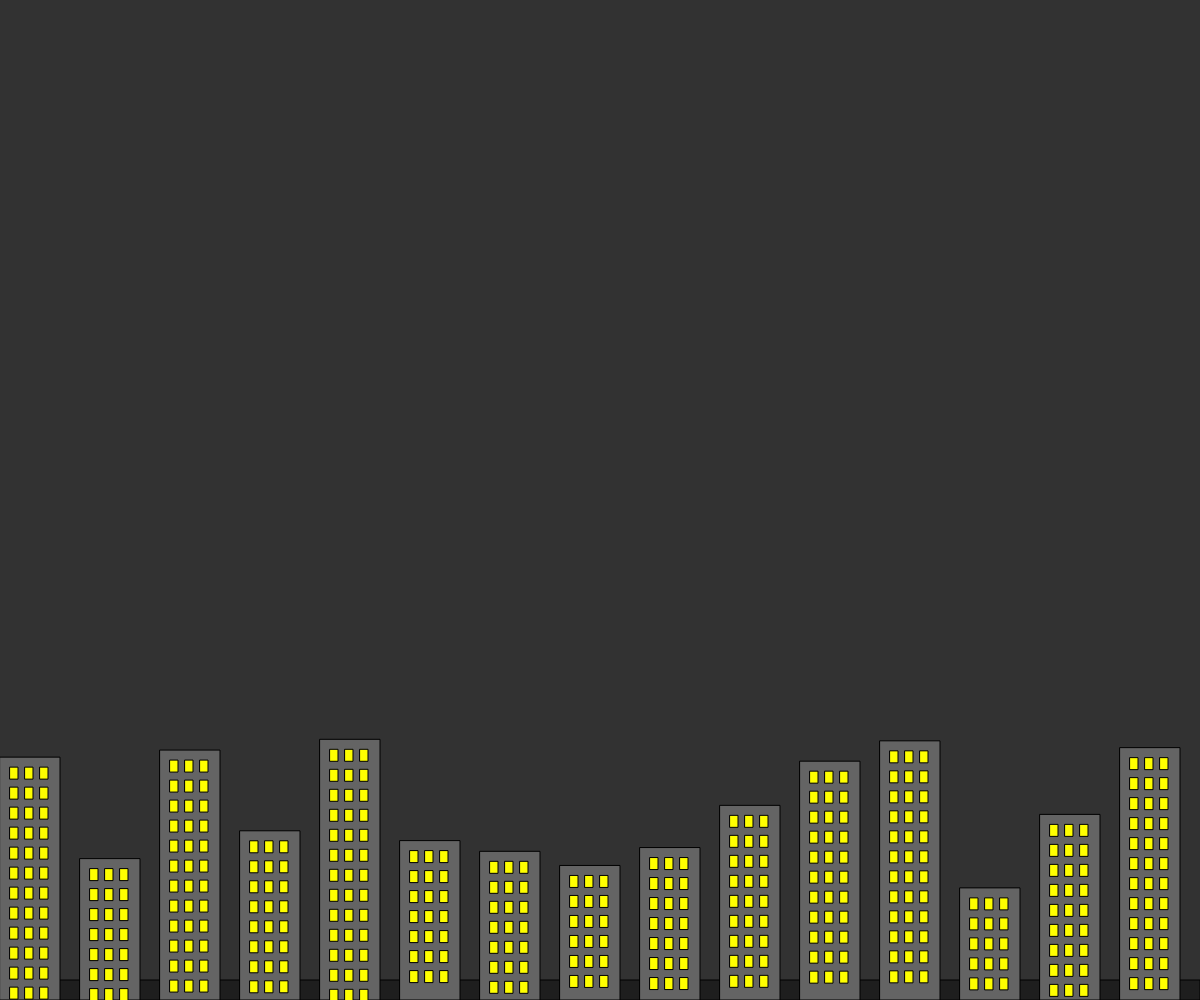
Frame 1 (no input)
Frame 60 (no input): identical to frame 1, image omitted
Frame 120 (the mouse pressed at the canvas centre since frame 60): identical to frame 1, image omitted

The p5.js sketch that drew this single still picture (run headless with seeded random() and noise() and a simulated clock; from frame 60 on, the mouse is pressed at the canvas centre):

// p5.js sketch
// ── sketch.js
let buildings = [];
let floorHeight = 20;
let currentFloor = 0;

function setup() {
  createCanvas(windowWidth, windowHeight);
  
  // Initialize buildings with fixed positions and heights
  for (let i = 0; i < 15; i++) {
    let x = i * 80;
    let w = 60;
    let h = random(100, 300);
    buildings.push({
      x: x,
      y: height - h,
      w: w,
      h: h
    });
  }
}

function draw() {
  background(50);
  
  // Draw ground
  fill(30);
  rect(0, height - 20, width, 20);
  
  // Draw buildings
  for (let building of buildings) {
    fill(100);
    rect(building.x, building.y, building.w, building.h);
    
    // Draw windows
    fill(255, 255, 0);
    for (let y = building.y + 10; y < building.y + building.h - 10; y += 20) {
      for (let x = building.x + 10; x < building.x + building.w - 10; x += 15) {
        rect(x, y, 8, 12);
      }
    }
  }
  
  // Draw new floor if any
  if (currentFloor > 0) {
    for (let i = 0; i < buildings.length; i++) {
      let building = buildings[i];
      let x = building.x;
      let y = building.y - currentFloor * floorHeight;
      let w = building.w;
      let h = floorHeight;
      
      fill(150);
      rect(x, y, w, h);
    }
  }
}

function keyPressed() {
  // Increment the height of the skyline
  currentFloor++;
  
  // Ensure we don't exceed a reasonable limit
  if (currentFloor > 20) {
    currentFloor = 20;
  }
  
  return false; // Prevent default behavior
}

function windowResized() {
  resizeCanvas(windowWidth, windowHeight);
}
